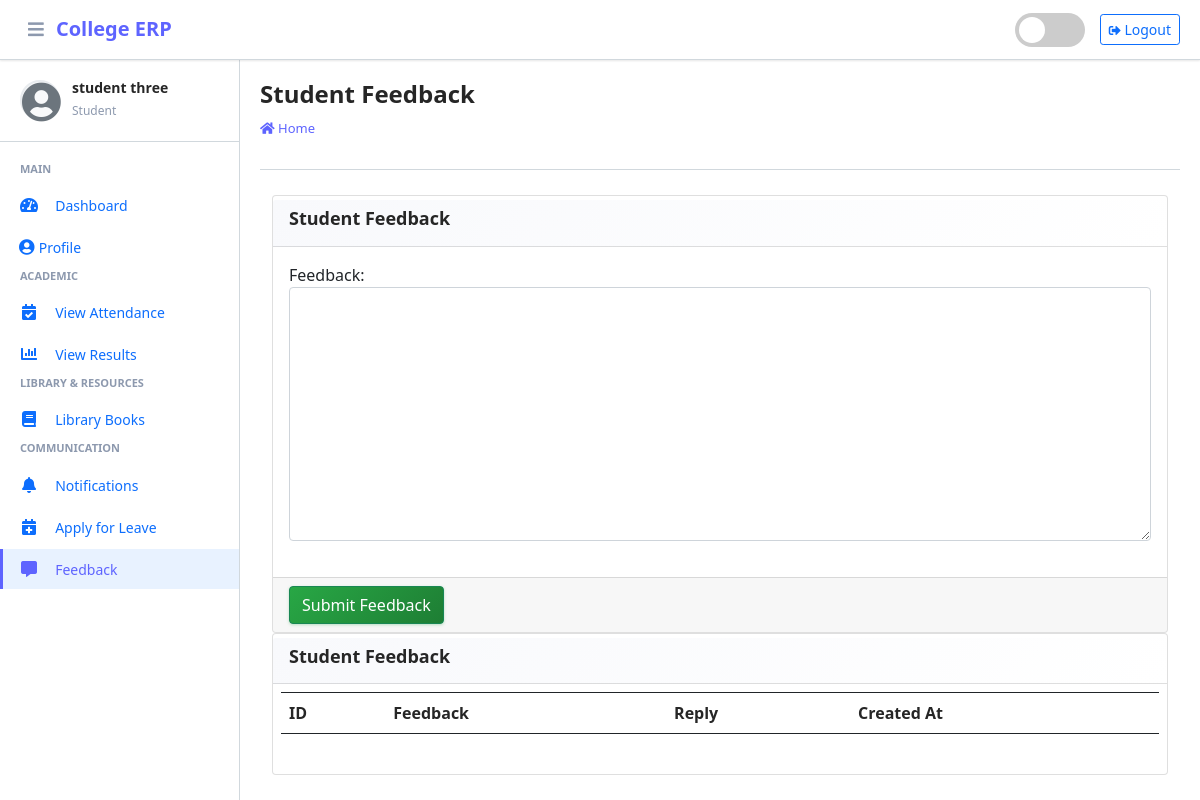
The app's page /student/feedback/ (signed in), older data.
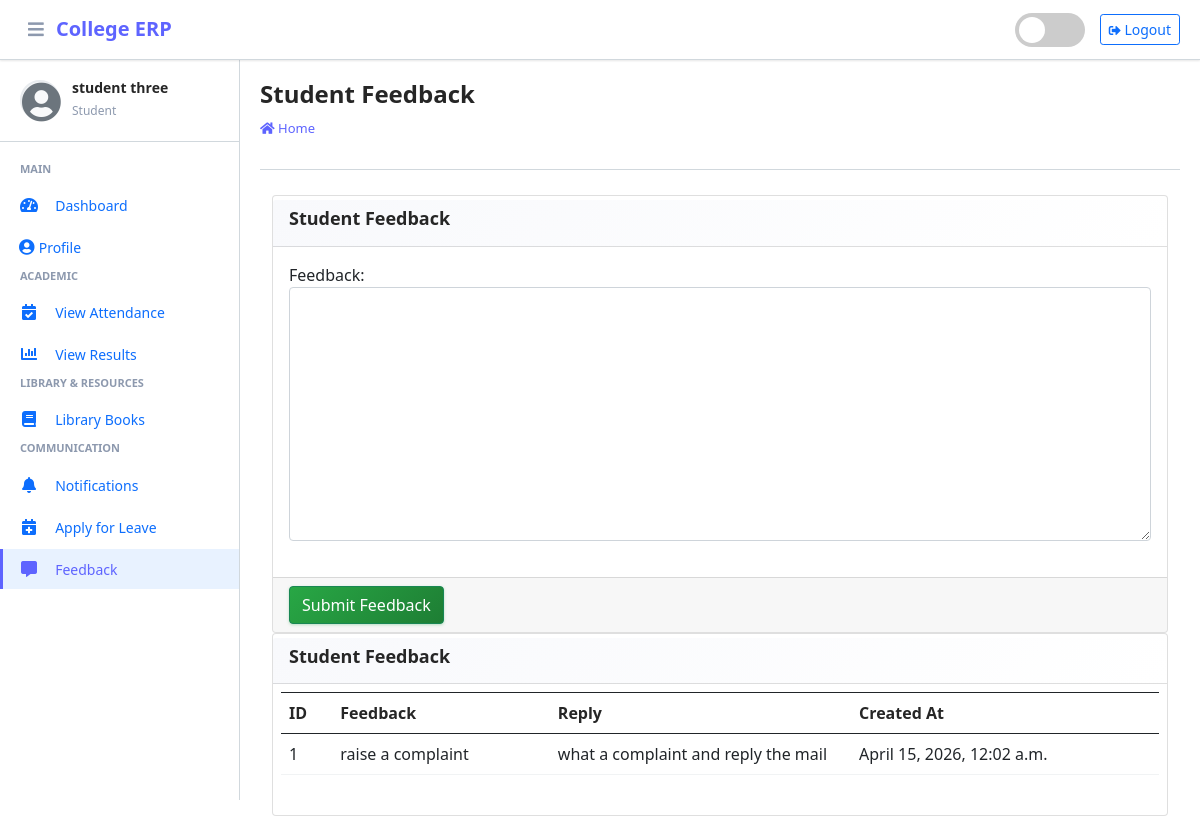
The same page, newer data.
### main_app/models.py (models this page shows)
class FeedbackStudent(models.Model):
    student = models.ForeignKey(Student, on_delete=models.CASCADE)
    feedback = models.TextField()
    reply = models.TextField()
    created_at = models.DateTimeField(auto_now_add=True)
    updated_at = models.DateTimeField(auto_now=True)

### main_app/student_views.py (the view, shortened to what this page needs)
# urls.py: path("student/feedback/", student_views.student_feedback,
def student_feedback(request):
    form = FeedbackStudentForm(request.POST or None)
    student = get_object_or_404(Student, admin_id=request.user.id)
    context = {
        'form': form,
        'feedbacks': FeedbackStudent.objects.filter(student=student),
        'page_title': 'Student Feedback'
    }
    return render(request, "student_template/student_feedback.html", context)

### main_app/forms.py
class FeedbackStudentForm(FormSettings):
    def __init__(self, *args, **kwargs):
        super(FeedbackStudentForm, self).__init__(*args, **kwargs)
    class Meta:
        model = FeedbackStudent
        fields = ['feedback']

### main_app/templates/student_template/student_feedback.html
{% extends 'main_app/base.html' %}
{% load static %}
{% block page_title %}{{page_title}}{% endblock page_title %}
{% block content %}
<section class="content">
    <div class="container-fluid">
        <div class="row">
            <div class="col-md-12">
                <div class="card card-dark">
                    <div class="card-header">
                        <h3 class="card-title">{{page_title}}</h3>
                    </div>
                    {% include "main_app/form_template.html" with messages=messages  form=form button_text="Submit Feedback"%}
                </div>
<div class="card card-dark">
    <div class="card-header"><h3 class="card-title">{{page_title}}</h3>
    </div>
   <div class="table p-2" style="overflow-x: auto; overflow-y: auto; max-height: 500px;">
       <table class="table table-bordered" style="min-width: 700px;">
           <tr>
               <th>ID</th>
               <th>Feedback</th>
               <th>Reply</th>
            <th>Created At</th>
        </tr>
        {% for feedback in feedbacks %}
        <tr>
            <td>{{forloop.counter}}</td>
            <td style="word-wrap: break-word; max-width: 250px; overflow: hidden; text-overflow: ellipsis;">{{feedback.feedback}}</td>
            <td style="word-wrap: break-word; max-width: 200px; overflow: hidden; text-overflow: ellipsis;">
                {% if feedback.reply == "" %}
                    <p class="badge badge-warning">No Response Yet</p>
                    {% else %}
                    {{feedback.reply}}
                {% endif %}
            </td>              <td>{{feedback.created_at}}</td>
            </tr>
            {% endfor %}
        </table>
    </div>
    </div>
            </div>
        </div>
    </div>
</section>
{% endblock content %}

Row changes from the older to the newer data that the page shows:
added FeedbackStudent: feedback "raise a complaint", reply "what a complaint and reply the mail", created_at "April 15, 2026, 12:02 a.m."
